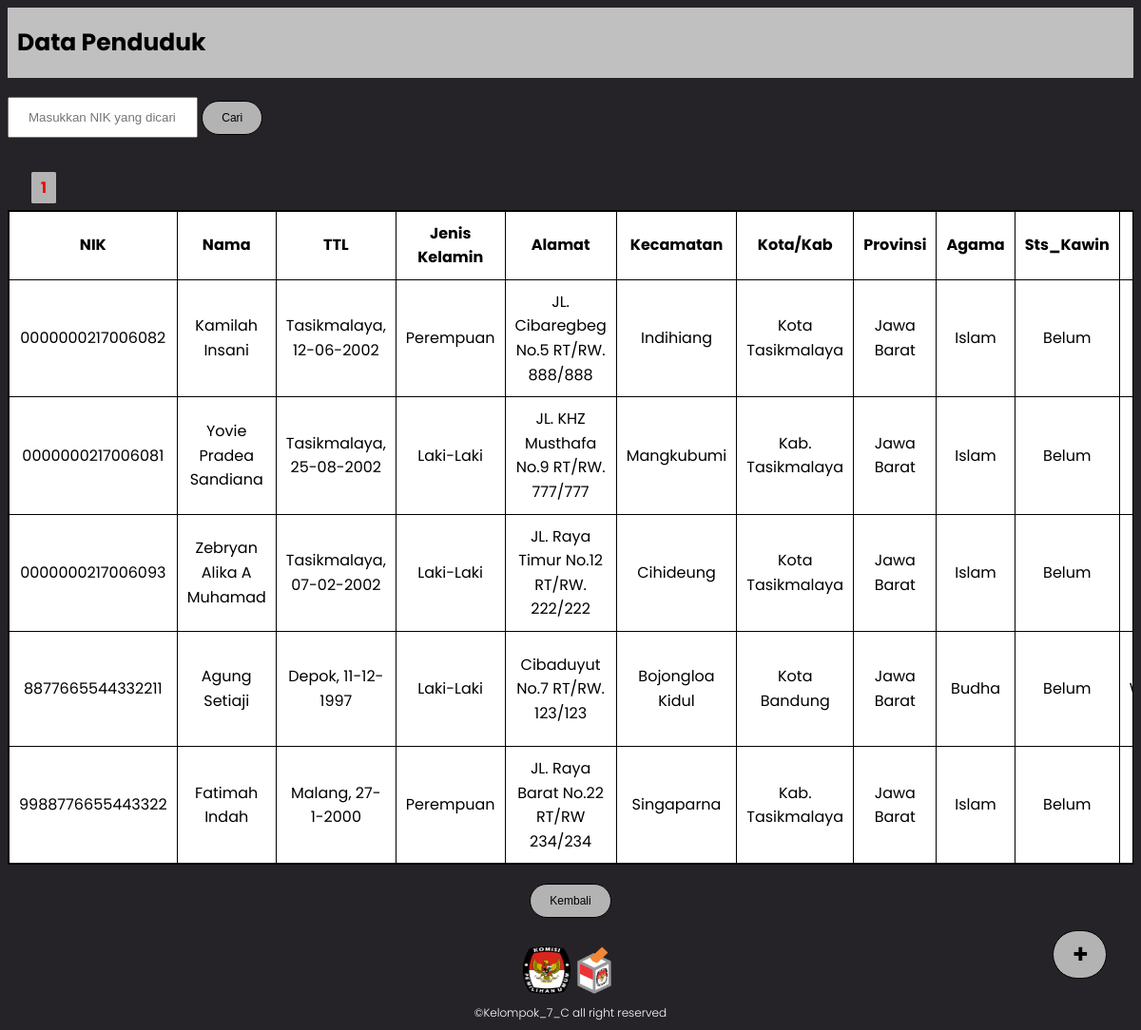
/datapenduduk.php, run on the app's committed database.
### tables this page shows
CREATE TABLE `data_ktp` (
  `id` int(30) NOT NULL AUTO_INCREMENT,
  `NIK` char(16) NOT NULL,
  `nama` varchar(55) NOT NULL,
  `TTL` varchar(30) NOT NULL,
  `jns_klmn` varchar(9) NOT NULL,
  `alamat` varchar(50) NOT NULL,
  `kecamatan` varchar(20) NOT NULL,
  `kotaorkab` varchar(20) NOT NULL,
  `provinsi` varchar(25) NOT NULL,
  `agama` varchar(9) NOT NULL,
  `sts_kawin` varchar(11) NOT NULL,
  `pekerjaan` varchar(20) NOT NULL,
  `kewarganegaraan` varchar(3) NOT NULL,
  `golDar` varchar(2) DEFAULT NULL,
  `img` varchar(30) NOT NULL,
  PRIMARY KEY (`id`)
);

### functions.php (called while the page is built, shortened)
<?php
function query($query){
    global $conn;
    $result = mysqli_query($conn, $query);
    $rows = [];
    while($row = mysqli_fetch_assoc($result)){
        $rows[] = $row;
    }
    return $rows;
}
?>

### datapenduduk.php (the view, shortened to what this page needs)
<?php
    include "koneksi.php";
    include "functions.php";
    $jumlahDataPerHalaman = 5;
    $jumlahData = count(query("SELECT * FROM data_ktp"));
    $jumlahHalaman = ceil( $jumlahData / $jumlahDataPerHalaman);
    $halamanAktif = (isset($_GET['halaman'])) ? $_GET['halaman'] : 1;
    $awalData = ($jumlahDataPerHalaman * $halamanAktif) - $jumlahDataPerHalaman;
    $penduduk = query("SELECT * FROM data_ktp LIMIT $awalData, $jumlahDataPerHalaman");
?>
<!DOCTYPE html>
<html lang="en">
<head>
</head>
<body>
    <div class="header">
        <h1>Data Penduduk</h1>
    </div>
    <form action="" method="post">
    <input type="text" name="keyword" size="40" placeholder="Masukkan NIK yang dicari" autocomplete="off">
        <button type="submit" name="cari" class="cari">Cari</button>
    </form>
    <br>
    <div class="navigasi">
        <?php for($i = 1; $i <= $jumlahHalaman; $i++) : ?>
            <?php if($i == $halamanAktif) : ?>
            <a href="?halaman=<?= $i?>" class="nav" style="font-weight: bold; color:red"><?= $i;?></a>
            <?php else: ?>
            <a href="?halaman=<?= $i?>" class="nav"><?= $i;?></a>
            <?php endif; ?>
        <?php endfor; ?>
    </div>
    <a href="pendudukbaru.php">
        <button class="plus">+</button>
    </a>
    <div class="bg" style="overflow-x:auto">
        <table border="1" cellpadding="10" cellspacing="0">
            <tr>
                <th>NIK</th>
                <th>Nama</th>
                <th>TTL</th>
                <th>Jenis Kelamin</th>
                <th>Alamat</th>
                <th>Kecamatan</th>
                <th>Kota/Kab</th>
                <th>Provinsi</th>
                <th>Agama</th>
                <th>Sts_Kawin</th>
                <th>Pekerjaan</th>
            </tr>
            <?php foreach($penduduk as $row) : ?>
            <tr>
                <td><?= $row['NIK']; ?></td>
                <td><?= $row['nama']; ?></td>
                <td><?= $row['TTL']; ?></td>
                <td><?= $row['jns_klmn']; ?></td>
                <td><?= $row['alamat']; ?></td>
                <td><?= $row['kecamatan']; ?></td>
                <td><?= $row['kotaorkab']; ?></td>
                <td><?= $row['provinsi']; ?></td>
                <td><?= $row['agama']; ?></td>
                <td><?= $row['sts_kawin']; ?></td>
                <td><?= $row['pekerjaan']; ?></td>
            </tr>
        <?php endforeach; ?>
        </table>
    </div>
    <a href="menu_admin.php">
        <button class="back">Kembali</button>
    </a>
    <div class="kpu">
        <div class="img">
            <img src="KPU.png" alt="">
        </div>
        <div class="img">
            <img src="kotak.png" alt="">
        </div>
    </div>
    <h3 class="copyright">©Kelompok_7_C all right reserved</h3>
</body>
</html>

### datapenduduk.php (style rules this page uses)
body { background-color:rgb(37, 35, 39); font-family: "Poppins", sans-serif; line-height: 1.6; }
.header { background-color: #c0c0c0; position: sticky; top: 0; display: flex; }
.header h1 { color: rgb(0, 0, 0); margin-left: 10px; font-size: 25px; }
img { display: block; margin-left: auto; margin-right: auto; width: 100px; height: auto; }
a { text-decoration: none; color: black; }
table { border-collapse: collapse; border-spacing: 0; width: 100%; border: 1px solid #ddd; }
input[type=text] { width: 200px; padding: 12px 20px; margin-top: 20px; margin-bottom: 5px; box-sizing:border-box; }
.cari { background-color: rgb(179, 179, 179); border: 1px solid rgb(0, 0, 0); padding: 10px 20px; color: rgb(0, 0, 0); border-radius: 50px; font-size: 12px; transition: 0.2s ease-in-out 0s; }
.back { background-color: rgb(179, 179, 179); border: 1px solid rgb(0, 0, 0); padding: 10px 20px; color: rgb(0, 0, 0); border-radius: 50px; font-size: 12px; margin: 0 auto; margin-top: 20px; margin-bottom: 20px; display: block; transition: 0.2s ease-in-out 0s; }
.bg { border: 1px solid rgb(0, 0, 0); background-color: white; }
table { border: 1px solid rgb(0, 0, 0); }
td { text-align: center; }
.plus { position: fixed; right: 3%; bottom: 5%; background-color: rgb(179, 179, 179); border: 1px solid rgb(0, 0, 0); padding: 10px 20px; color: rgb(0, 0, 0); border-radius: 50px; font-size: 25px; margin: 0 auto; display: block; transition: 0.2s ease-in-out 0s; font-weight: 1000; }
.copyright { font-size: 12px; color: white; text-align: center; font-weight: 300; margin: auto; }
.kpu img { display: block; margin-left: auto; margin-right: auto; width: 50px; height: 50px; }
.kpu { display: flex; justify-content: center; flex-wrap: wrap; margin: auto; padding: 10px; border-radius: 20px; }
.nav { background-color: rgb(179, 179, 179); border-radius: 5%; padding: 5px 10px; margin: 5px; }
.navigasi { margin-left: 20px; margin-top: 10px; margin-bottom: 10px; }

### data on the page
data_ktp: NIK "0000000217006082", nama "Kamilah Insani", TTL "Tasikmalaya, 12-06-2002", jns_klmn "Perempuan", alamat "JL. Cibaregbeg No.5 RT/RW. 888/888", kecamatan "Indihiang", kotaorkab "Kota Tasikmalaya", provinsi "Jawa Barat", agama "Islam", sts_kawin "Belum"
data_ktp: NIK "0000000217006081", nama "Yovie Pradea Sandiana", TTL "Tasikmalaya, 25-08-2002", jns_klmn "Laki-Laki", alamat "JL. KHZ Musthafa No.9 RT/RW. 777/777", kecamatan "Mangkubumi", kotaorkab "Kab. Tasikmalaya", provinsi "Jawa Barat", agama "Islam", sts_kawin "Belum"
data_ktp: NIK "0000000217006093", nama "Zebryan Alika A Muhamad", TTL "Tasikmalaya, 07-02-2002", jns_klmn "Laki-Laki", alamat "JL. Raya Timur No.12 RT/RW. 222/222", kecamatan "Cihideung", kotaorkab "Kota Tasikmalaya", provinsi "Jawa Barat", agama "Islam", sts_kawin "Belum"
data_ktp: NIK "8877665544332211", nama "Agung Setiaji", TTL "Depok, 11-12-1997", jns_klmn "Laki-Laki", alamat "Cibaduyut No.7 RT/RW. 123/123", kecamatan "Bojongloa Kidul", kotaorkab "Kota Bandung", provinsi "Jawa Barat", agama "Budha", sts_kawin "Belum"
data_ktp: NIK "9988776655443322", nama "Fatimah Indah", TTL "Malang, 27-1-2000", jns_klmn "Perempuan", alamat "JL. Raya Barat No.22 RT/RW 234/234", kecamatan "Singaparna", kotaorkab "Kab. Tasikmalaya", provinsi "Jawa Barat", agama "Islam", sts_kawin "Belum"
